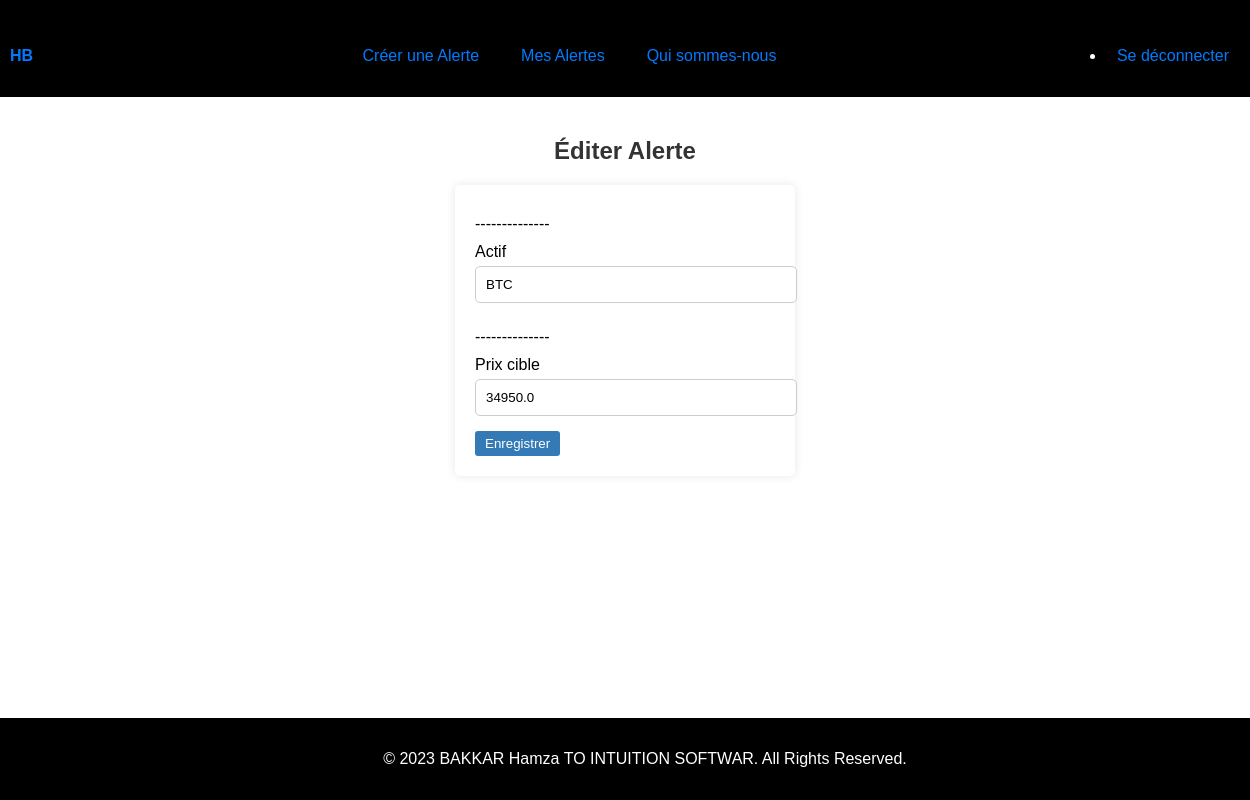
The app's page /edit_alert/2 (signed in), older data.
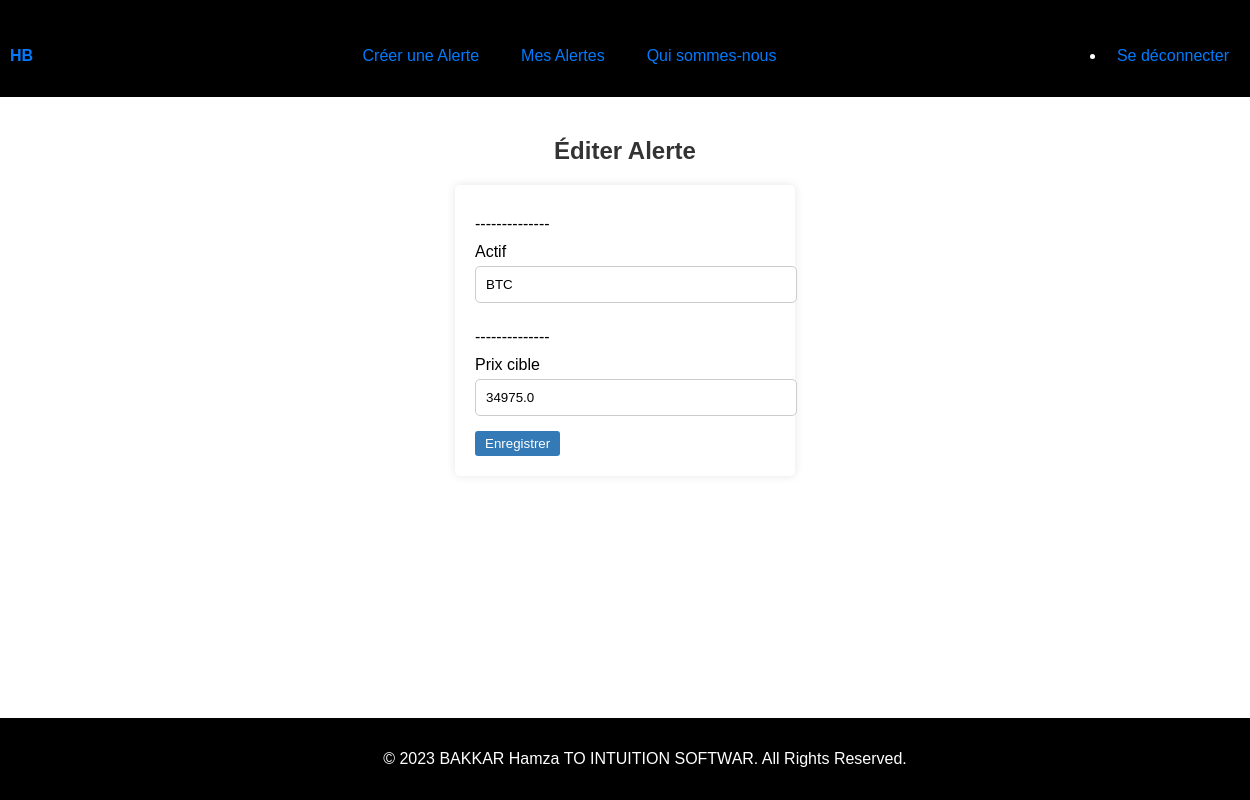
The same page, newer data.
### app.py (models this page shows, shortened)
class Alert(db.Model):
    __tablename__ = 'alerts'
    id = db.Column(db.Integer, primary_key=True)
    user_id = db.Column(db.Integer, db.ForeignKey('user.id'), nullable=False)
    asset = db.Column(db.String(10), nullable=False)
    current_price = db.Column(db.Float)
    target_price = db.Column(db.Float, nullable=False)
    is_open = db.Column(db.Boolean, default=True)
    open_date = db.Column(db.DateTime, default=datetime.utcnow)  # Date d'ouverture

### app.py (the view)
@app.route('/edit_alert/<int:alert_id>', methods=['GET', 'POST'])
@login_required
def edit_alert(alert_id):
    alert = Alert.query.get(alert_id)
    if not alert:
        return redirect(url_for('mes_alertes'))
    form = EditAlertForm()
    if form.validate_on_submit():
        alert.asset = form.asset.data
        alert.target_price = form.target_price.data
        db.session.commit()
        return redirect(url_for('mes_alertes'))
    form.asset.data = alert.asset
    form.target_price.data = alert.target_price
    return render_template('edit_alert.html', form=form, alert=alert)

### app.py
class EditAlertForm(FlaskForm):
    asset = StringField('Actif', validators=[InputRequired()])
    target_price = FloatField('Prix cible', validators=[InputRequired()])

### app.py (called while the page is built)
@login_manager.user_loader
def load_user(user_id):
    user = User.query.get(int(user_id))  # Utilisez User.query au lieu de session.get
    return user

### templates/edit_alert.html (shortened to what this page needs)
<!DOCTYPE html>
<html>
<head>
    <link rel="stylesheet" type="text/css" href="{{ url_for('static', filename='/css/styles.css') }}">
</head>
<body>
    {% include "navbar.html" %}
    <main>
        <h1 class="edit-alert-title">Éditer Alerte</h1>
        <form method="POST">
            <div class="form-group">
                <label for="asset">--------------</label>
                {{ form.asset.label }}
                {{ form.asset(class="form-control") }}
            </div>
            <div class="form-group">
                <label for="target_price">--------------</label>
                {{ form.target_price.label }}
                {{ form.target_price(class="form-control") }}
            </div>
            <button type="submit" class="btn btn-primary">Enregistrer</button>
        </form>
    </main>
    {% include "footer.html" %}
</body>
</html>

Row changes from the older to the newer data that the page shows:
changed Alert "BTC": target_price "34950.0" → "34975.0"
